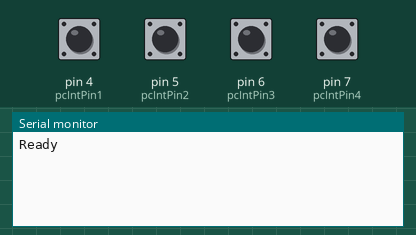
Simulated run of this sketch. Board: Arduino Uno, built with avr-gcc and run on an emulated ATmega328P. On the bench: the last lines printed to the serial monitor. Inputs (shaded band) come from the test bench; at power-on: pin 4 (pcIntPin1), pin 5 (pcIntPin2), pin 6 (pcIntPin3), pin 7 (pcIntPin4) HIGH.

Above: at 1.2 s.
1.3 s: pin 4 (pcIntPin1) pulled LOW for 0.15 s
At 2.0 s:
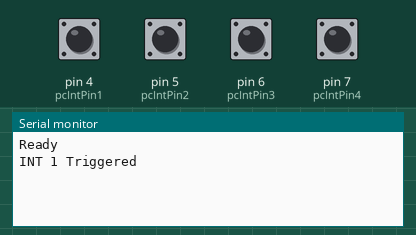
2.9 s: pin 5 (pcIntPin2) pulled LOW for 0.15 s
At 3.2 s:
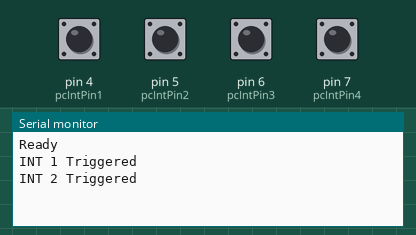
4.5 s: pin 6 (pcIntPin3) pulled LOW for 0.15 s
At 5.6 s:
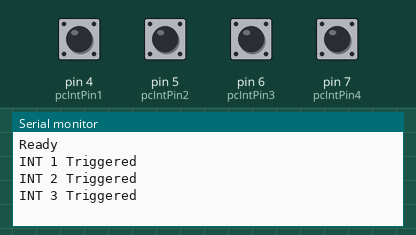
6.1 s: pin 7 (pcIntPin4) pulled LOW for 0.15 s
At 6.9 s:
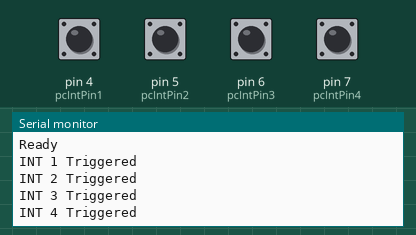
Timing chart, 0 to 8.7 s (numbered marks = the images above; inputs shaded):
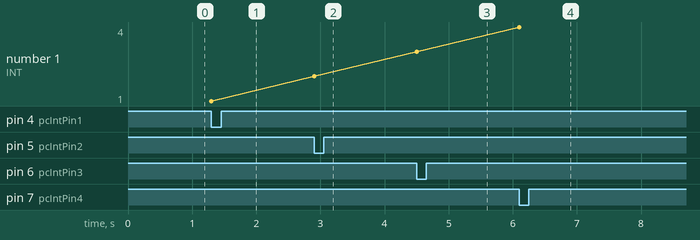

The sketch:

pcINT_register_multiple.ino
```cpp
#include <PinChangeInt.h>


#define pcIntPin1 4
#define pcIntPin2 5
#define pcIntPin3 6
#define pcIntPin4 7

volatile int val = 0;


void pcIntVect1()
{
  val = 1;
}

void pcIntVect2()
{
  val = 2;
}

void pcIntVect3()
{
  val = 3;
}

void pcIntVect4()
{
  val = 4;
}

void setup()
{
	pinMode(pcIntPin1, INPUT_PULLUP);
	PCintPort::attachInterrupt(pcIntPin1, pcIntVect1, FALLING);
	pinMode(pcIntPin2, INPUT_PULLUP);
	PCintPort::attachInterrupt(pcIntPin2, pcIntVect2, FALLING);
	pinMode(pcIntPin3, INPUT_PULLUP);
	PCintPort::attachInterrupt(pcIntPin3, pcIntVect3, FALLING);
	pinMode(pcIntPin4, INPUT_PULLUP);
	PCintPort::attachInterrupt(pcIntPin4, pcIntVect4, FALLING);

	Serial.begin(9600);

	Serial.println("Ready");
}

void loop()
{
	switch (val)
	{
		case 1:
			Serial.println("INT 1 Triggered");
			val = 0;
			break;

		case 2:
			Serial.println("INT 2 Triggered");
			val = 0;
			break;

		case 3:
			Serial.println("INT 3 Triggered");
			val = 0;
			break;

		case 4:
			Serial.println("INT 4 Triggered");
			val = 0;
			break;

		default:
	    	break;
	}
}
```

Measured:
- after the input at 1.3 s, the serial monitor: prints a new line at once (image 1)
- after the input at 2.9 s, the serial monitor: prints a new line at once (image 2)
- after the input at 4.5 s, the serial monitor: prints a new line at once (image 3)
- after the input at 6.1 s, the serial monitor: prints a new line at once (image 4)
- plotted number 1: 1 → 2 after the input at 2.9 s, 2 → 3 after the input at 4.5 s, 3 → 4 after the input at 6.1 s
